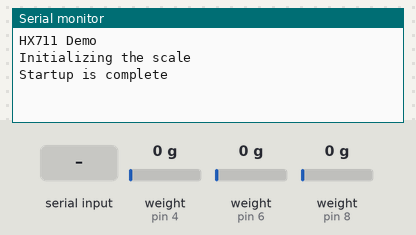
A sketch run on a simulated Arduino Uno, built with avr-gcc and run on an emulated ATmega328P. On the bench: the last lines printed to the serial monitor. The test bench sets the inputs (shaded band); at power-on: weight on the scale (sensors on pin 4, pin 6, pin 8) 0 g.

Above: at 9.4 s.
9.5 s: "s" received over Serial
At 11.5 s:
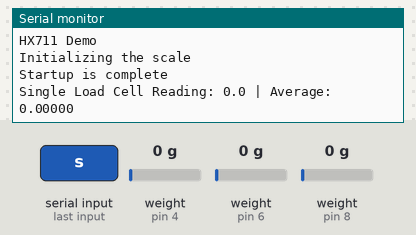
12.3 s: "b" received over Serial
At 12.7 s:
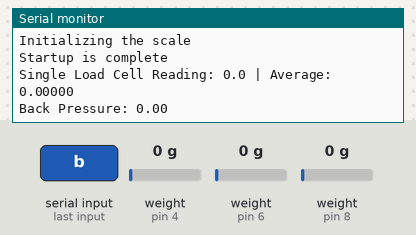
13.8 s: "p" received over Serial
At 15.0 s:
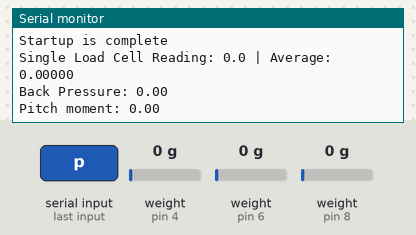
15.3 s: "w" received over Serial
At 16.4 s:
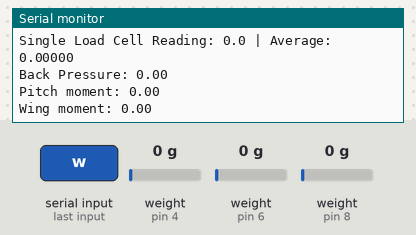
16.8 s: "t" received over Serial
At 17.6 s:
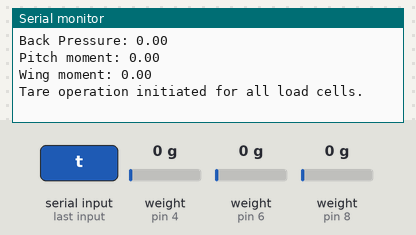
18.3 s: "c" received over Serial
At 19.1 s:
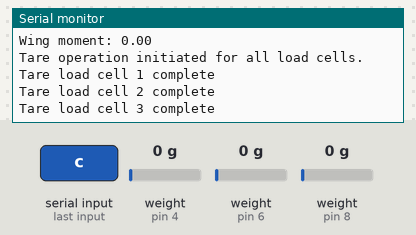

Measured:
- after the input at 9.5 s, the serial monitor: prints a new line after 0.20 s (image 1)
- after the input at 12.3 s, the serial monitor: prints a new line at once (image 2)
- after the input at 13.8 s, the serial monitor: prints a new line at once (image 3)
- after the input at 15.3 s, the serial monitor: prints a new line at once (image 4)
- after the input at 16.8 s, the serial monitor: prints a new line at once (image 5)
- after the input at 18.3 s, the serial monitor: prints a new line at once (image 6)

The sketch:

Wind_tunnel.ino
```cpp
#include <Arduino.h>
#include "HX711.h"
#include <HX711_ADC.h>

// HX711 circuit wiring for single load cell
const int LOADCELL_DOUT_PIN = 6;
const int LOADCELL_SCK_PIN = 7;

// HX711 circuit wiring for multiple load cells
const int HX711_dout_1 = 4; // mcu > HX711 no 1 dout pin
const int HX711_sck_1 = 5;  // mcu > HX711 no 1 sck pin
const int HX711_dout_2 = 6; // mcu > HX711 no 2 dout pin
const int HX711_sck_2 = 7;  // mcu > HX711 no 2 sck pin
const int HX711_dout_3 = 8; // mcu > HX711 no 3 dout pin
const int HX711_sck_3 = 9;  // mcu > HX711 no 3 sck pin

// HX711 constructors
HX711 scale;
HX711_ADC LoadCell_1(HX711_dout_1, HX711_sck_1); // HX711 1
HX711_ADC LoadCell_2(HX711_dout_2, HX711_sck_2); // HX711 2
HX711_ADC LoadCell_3(HX711_dout_3, HX711_sck_3); // HX711 3

// Calibration values
const float calibrationValue_1 = 56.36; // Load cell 1 calibration value
const float calibrationValue_2 = 105.59; // Load cell 2 calibration value
const float calibrationValue_3 = 57.16; // Load cell 3 calibration value

void setup() {
  Serial.begin(57600);
  Serial.println("HX711 Demo");
  Serial.println("Initializing the scale");

  // Initialize single load cell
  scale.begin(LOADCELL_DOUT_PIN, LOADCELL_SCK_PIN);
  scale.set_scale(-459.542); // Set scale factor
  scale.tare(); // Reset the scale to 0

  // Initialize multiple load cells
  LoadCell_1.begin();
  LoadCell_2.begin();
  LoadCell_3.begin();

  unsigned long stabilizingtime = 2000; // Stabilizing time for tare
  boolean _tare = true; // Set to false if you don't want tare
  byte loadcell_1_rdy = 0;
  byte loadcell_2_rdy = 0;
  byte loadcell_3_rdy = 0;

  // Start multiple load cells
  while ((loadcell_1_rdy + loadcell_2_rdy + loadcell_3_rdy) < 2) {
    if (!loadcell_1_rdy) loadcell_1_rdy = LoadCell_1.startMultiple(stabilizingtime, _tare);
    if (!loadcell_2_rdy) loadcell_2_rdy = LoadCell_2.startMultiple(stabilizingtime, _tare);
    if (!loadcell_3_rdy) loadcell_3_rdy = LoadCell_3.startMultiple(stabilizingtime, _tare);
  }

  // Set calibration factors
  LoadCell_1.setCalFactor(calibrationValue_1);
  LoadCell_2.setCalFactor(calibrationValue_2);
  LoadCell_3.setCalFactor(calibrationValue_3);

  Serial.println("Startup is complete");
}

void loop() {
  // Check for new data/start next conversion
  LoadCell_1.update();
  LoadCell_2.update();
  LoadCell_3.update();

  // Check for serial input commands
  if (Serial.available() > 0) {
    char inByte = Serial.read();

    switch (inByte) {
      case 's': // Output single load cell reading
        Serial.print("Single Load Cell Reading: ");
        Serial.print(scale.get_units(), 1);
        Serial.print(" | Average: ");
        Serial.println(scale.get_units(10), 5);
        break;

      case 'b': // Output back pressure reading
        Serial.print("Back Pressure: ");
        Serial.println(LoadCell_1.getData());
        break;

      case 'p': // Output pitch moment reading
        Serial.print("Pitch moment: ");
        Serial.println(LoadCell_2.getData());
        break;

      case 'w': // Output wing moment reading
        Serial.print("Wing moment: ");
        Serial.println(LoadCell_3.getData());
        break;

      case 't': // Initiate tare operation
        LoadCell_1.tareNoDelay();
        LoadCell_2.tareNoDelay();
        LoadCell_3.tareNoDelay();
        Serial.println("Tare operation initiated for all load cells.");
        break;

      case 'c': // Check tare status
        if (LoadCell_1.getTareStatus()) {
          Serial.println("Tare load cell 1 complete");
        }
        if (LoadCell_2.getTareStatus()) {
          Serial.println("Tare load cell 2 complete");
        }
        if (LoadCell_3.getTareStatus()) {
          Serial.println("Tare load cell 3 complete");
        }
        break;

      default:
        Serial.println("Invalid command. Use 's' for single reading, 'b' for back pressure, 'p' for pitch moment, 'w' for wing moment, 't' for tare, 'c' for tare status.");
        break;
    }
  }

  delay(500); // Delay for readability
}

/* Commands:
's': Outputs the single load cell reading and its average.
'b': Outputs the back pressure reading from LoadCell_1.
'p': Outputs the pitch moment reading from LoadCell_2.
'w': Outputs the wing moment reading from LoadCell_3.
't': Initiates the tare operation for all load cells.
'c': Checks and outputs the tare status of each load cell.
*/
```
